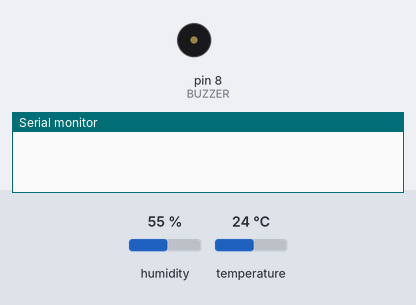
Simulated run of this sketch. Board: Arduino Uno, built with avr-gcc and run on an emulated ATmega328P. Parts: buzzer (waves = sounding), the last lines printed to the serial monitor. Inputs (shaded band) come from the test bench; at power-on: temperature 24 °C, humidity 55 %.

Above: at 2.2 s.
2.3 s: temperature set to 29 °C
6.5 s: temperature set to 32 °C
At 7.7 s:
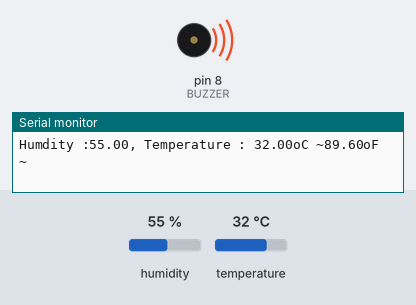
9.5 s: temperature set to 12 °C
At 12.3 s:
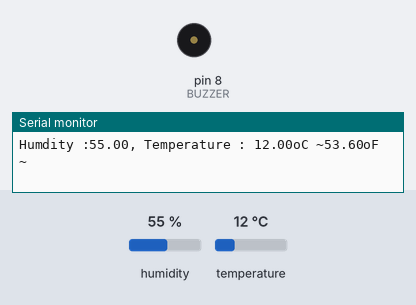
Timing chart, 0 to 13.8 s (numbered marks = the images above; inputs shaded):
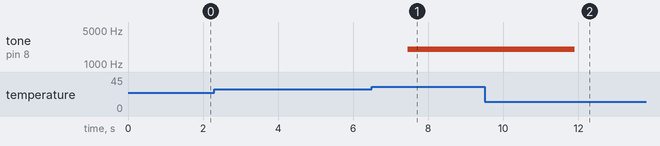

The sketch:

nhietdodoam_loa.ino
```cpp
#include "DHT.h"
#define DHTPin 4
#define DHTType DHT11
#define PI 3.1412

int BUZZER = 8;
DHT HT(DHTPin, DHTType);

float humidity;
float temperatureC;
float temperatureF;
float sinValue = 0;
float voltValue = 0;
int toneValue = 0;

void setup() {
  // put your setup code here, to run once:
  Serial.begin(9600);
  //Serial.println("Type,\tstatus,\tHumidity(%),\tTemperature(C)");
  HT.begin();
  delay(1000);
}

void loop() {
  delay(2000);
  humidity = HT.readHumidity();
  temperatureC = HT.readTemperature();
  temperatureF = HT.readTemperature(true);

  if (temperatureC > 30) {
    for (int x = 0; x < 180; x++) {
      sinValue = (sin(x * ( PI / 180 )));
      toneValue =  2000 + (int(sinValue * 1000));
      tone(BUZZER, toneValue);
      delay(2);
    }
  }
  else {
    noTone(BUZZER);
  }

  Serial.print("Humdity :");
  Serial.print(humidity);
  Serial.print(", Temperature : ");
  Serial.print(temperatureC);
  Serial.print("oC ~");
  Serial.print(temperatureF);
  Serial.print("oF ~\n");
}
```

Measured:
- the behaviour switches between 30 and 31 °C on temperature (found by bisection; images 0 and 1)
- after the input at 6.5 s, tone on pin 8 (BUZZER): silent → 2017 Hz after 0.96 s
- after the input at 9.5 s, tone on pin 8 (BUZZER): 2017 Hz → silent after 2.4 s
